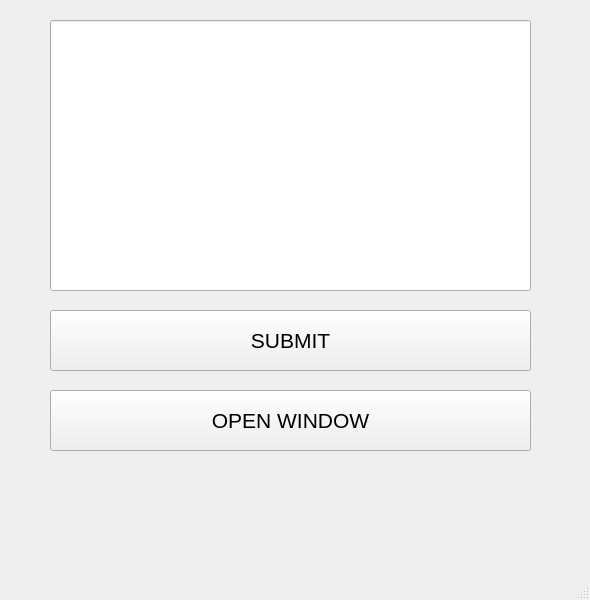
<?xml version="1.0" encoding="UTF-8"?>
<ui version="4.0">
 <class>MainWindow</class>
 <widget class="QMainWindow" name="MainWindow">
  <property name="geometry">
   <rect>
    <x>0</x>
    <y>0</y>
    <width>590</width>
    <height>600</height>
   </rect>
  </property>
  <property name="windowTitle">
   <string>MainWindow</string>
  </property>
  <widget class="QWidget" name="centralwidget">
   <widget class="QLineEdit" name="lineEdit">
    <property name="geometry">
     <rect>
      <x>50</x>
      <y>20</y>
      <width>481</width>
      <height>271</height>
     </rect>
    </property>
    <property name="font">
     <font>
      <pointsize>12</pointsize>
     </font>
    </property>
   </widget>
   <widget class="QPushButton" name="submit_button">
    <property name="geometry">
     <rect>
      <x>50</x>
      <y>310</y>
      <width>481</width>
      <height>61</height>
     </rect>
    </property>
    <property name="font">
     <font>
      <pointsize>16</pointsize>
     </font>
    </property>
    <property name="text">
     <string>SUBMIT</string>
    </property>
   </widget>
   <widget class="QPushButton" name="open_window_button">
    <property name="geometry">
     <rect>
      <x>50</x>
      <y>390</y>
      <width>481</width>
      <height>61</height>
     </rect>
    </property>
    <property name="font">
     <font>
      <pointsize>16</pointsize>
     </font>
    </property>
    <property name="text">
     <string>OPEN WINDOW</string>
    </property>
   </widget>
  </widget>
  <widget class="QMenuBar" name="menubar">
   <property name="geometry">
    <rect>
     <x>0</x>
     <y>0</y>
     <width>590</width>
     <height>26</height>
    </rect>
   </property>
  </widget>
  <widget class="QStatusBar" name="statusbar"/>
 </widget>
 <resources/>
 <connections/>
</ui>
